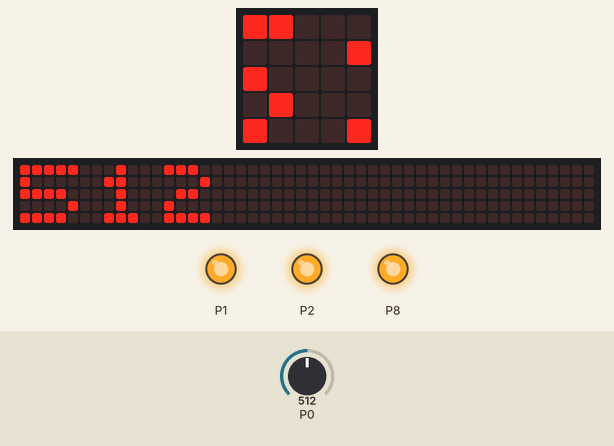
Recording of a program running on a simulated BBC micro:bit (MakeCode). Parts: the board's 5×5 LED display, a strip that is not on the board, showing the scrolling text unrolled, output pins drawn as LEDs (lit = HIGH). The test bench sets the inputs (shaded band); at power-on: P0 = 512 (analog values on the 0–1023 scale). The 48×5 strip is a reading aid, not a part: it shows the text the display is scrolling, unrolled, one strip-width of it at a time.

Above: at 1.27 s.
1.3 s: P0 set to 0
At 4.6 s:
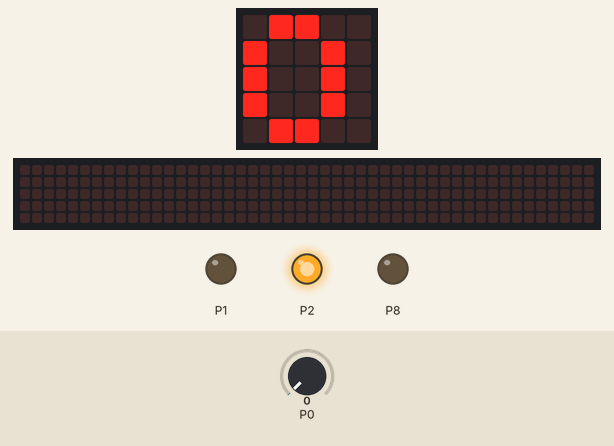
5.1 s: P0 set to 120
At 5.23 s:
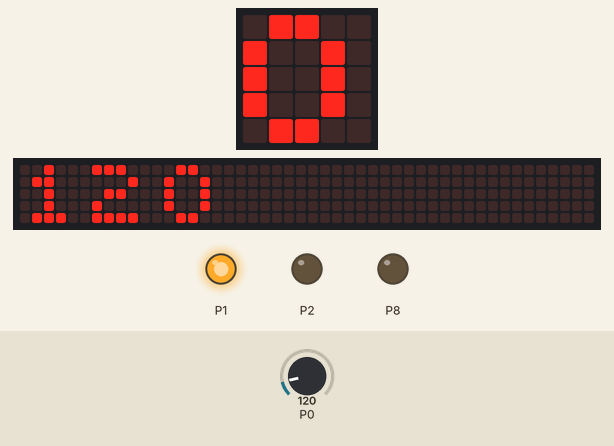
7.4 s: P0 set to 211
At 8.85 s:
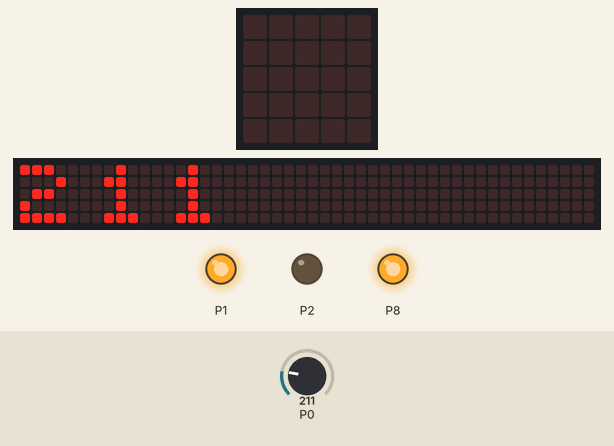
10.5 s: P0 set to 101
At 12.55 s:
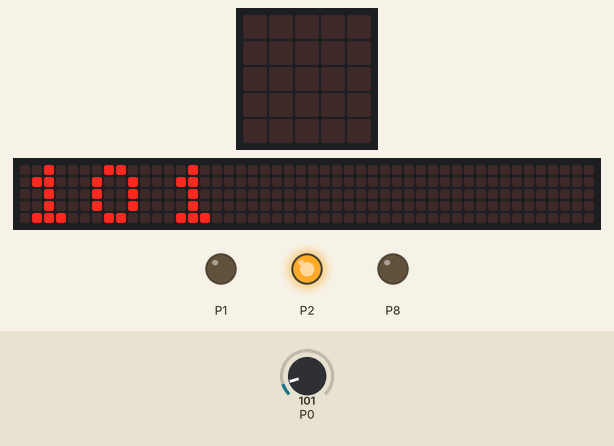
Timing chart, 0 to 14.1 s (numbered marks = the images above; inputs shaded):
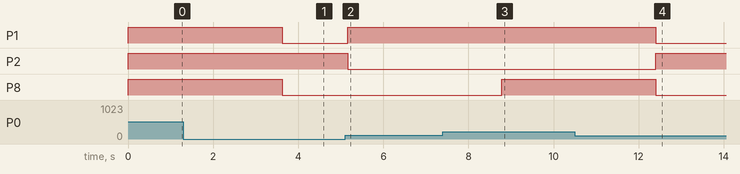

Measured:
- after the input at 1.3 s, P1, P8: HIGH → LOW after 2.3 s
- after the input at 5.1 s, P1: LOW → HIGH after 0.06 s; P2: HIGH → LOW after 0.06 s; the display: changes after 0.06 s (image 2)
- after the input at 7.4 s, P8: LOW → HIGH after 1.4 s
- after the input at 10.5 s, P1, P8: HIGH → LOW after 1.9 s; P2: LOW → HIGH after 1.9 s

The program:

main.ts
```typescript
let intensite = 0
function Bleu () {
    pins.digitalWritePin(DigitalPin.P1, 0)
    pins.digitalWritePin(DigitalPin.P2, 0)
    pins.digitalWritePin(DigitalPin.P8, 1)
}
function blanc () {
    pins.digitalWritePin(DigitalPin.P1, 1)
    pins.digitalWritePin(DigitalPin.P2, 1)
    pins.digitalWritePin(DigitalPin.P8, 1)
}
function mauve () {
    pins.digitalWritePin(DigitalPin.P1, 1)
    pins.digitalWritePin(DigitalPin.P2, 0)
    pins.digitalWritePin(DigitalPin.P8, 1)
}
function rouge () {
    pins.digitalWritePin(DigitalPin.P1, 1)
    pins.digitalWritePin(DigitalPin.P2, 0)
    pins.digitalWritePin(DigitalPin.P8, 0)
}
function vert () {
    pins.digitalWritePin(DigitalPin.P1, 0)
    pins.digitalWritePin(DigitalPin.P2, 1)
    pins.digitalWritePin(DigitalPin.P8, 0)
}
basic.forever(function () {
    intensite = pins.analogReadPin(AnalogPin.P0)
    if (intensite <= 110) {
        vert()
    } else if (intensite < 200 && intensite >= 111) {
        rouge()
    } else if (intensite < 300 && intensite >= 201) {
        mauve()
    } else if (intensite < 400 && intensite <= 301) {
        Bleu()
    } else {
        blanc()
    }
    basic.showNumber(pins.analogReadPin(AnalogPin.P0))
})
```

test.ts
```typescript
// les tests vont ici ; cela ne sera pas compilé si ce paquet est utilisé en tant qu'extension.
```
